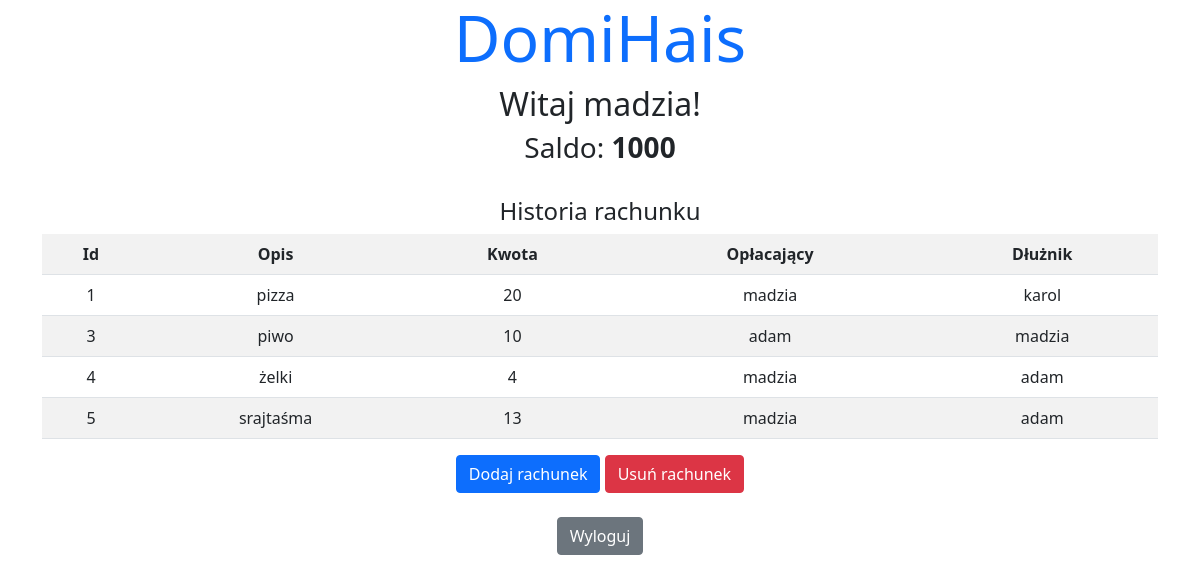
The page /budzet.php (signed in) on the database its author committed.
### tables this page shows
CREATE TABLE `rachunki` (
  `id_rachunku` int(11) NOT NULL,
  `opis_rachunku` text NOT NULL,
  `kwota_rachunku` float NOT NULL,
  `nazwa_placacego` text NOT NULL,
  `nazwa_dluznika` text NOT NULL
);

### _historia.php (the view, shortened to what this page needs)
<?php
    require_once "_connect.php";
    $połaczenie=mysqli_connect($host,$db_user,$db_password,$db_name);
    $login=$_SESSION['nazwa_uzytkownika'];
    $sql="SELECT * FROM rachunki WHERE nazwa_placacego='$login' OR nazwa_dluznika='$login'";
    $rezultat=$połaczenie->query($sql);
    if($rezultat->num_rows>0){
        echo "<table class='table table-striped'><tr>
        <th>Id</th>
        <th>Opis</th>
        <th>Kwota</th>
        <th>Opłacający</th>
        <th>Dłużnik</th>
        </tr>";
        while($wiersz=$rezultat->fetch_assoc()){
            echo "<tr>
            <td>{$wiersz['id_rachunku']}</td>
            <td>{$wiersz['opis_rachunku']}</td>
            <td>{$wiersz['kwota_rachunku']}</td>
            <td>{$wiersz['nazwa_placacego']}</td>
            <td>{$wiersz['nazwa_dluznika']}</td>
            </tr>";
        };
        echo "</table>";
    }else{
        echo "Brak wyników";
    }
?>

### budzet.php (shortened to what this page needs)
<!DOCTYPE html>
<html lang="pl">
<head>
    <link href="https://cdn.jsdelivr.net/npm/bootstrap@5.0.1/dist/css/bootstrap.min.css" rel="stylesheet">
    <link href="style.css" rel="stylesheet">
</head>
<body>
    <div class="container text-center">
        <h1>DomiHais</h1>
        <?php
            echo "<h2>Witaj ".$_SESSION['nazwa_uzytkownika']."!</h2>";
            echo "<h3 id='reload'>Saldo:<b> ".$_SESSION['saldo_uzytkownika']."</b></h3><br/>";
            echo "<h4>Historia rachunku</h4>";
            require("_historia.php");
            echo "<a class='btn btn-primary' href='dodaj_rachunek.php'>Dodaj rachunek</a> ";
            echo "<a class='btn btn-danger' href='usun_rachunek.php'>Usuń rachunek</a><br/><br/>";
            echo "<a class='btn btn-secondary' href='_logout.php'>Wyloguj</a>";
        ?>
    </div>
</body>
</html>

### style.css (style rules this page uses)
h1 { color: #0d6efd; font-size: 4em; }

### rows shown on the page
rachunki: id_rachunku "1", opis_rachunku "pizza", kwota_rachunku "20", nazwa_placacego "madzia", nazwa_dluznika "karol"
rachunki: id_rachunku "3", opis_rachunku "piwo", kwota_rachunku "10", nazwa_placacego "adam", nazwa_dluznika "madzia"
rachunki: id_rachunku "4", opis_rachunku "żelki", kwota_rachunku "4", nazwa_placacego "madzia", nazwa_dluznika "adam"
rachunki: id_rachunku "5", opis_rachunku "srajtaśma", kwota_rachunku "13", nazwa_placacego "madzia", nazwa_dluznika "adam"

### other values the page prints
$_SESSION['nazwa_uzytkownika'] "madzia"
$_SESSION['saldo_uzytkownika'] "1000"
